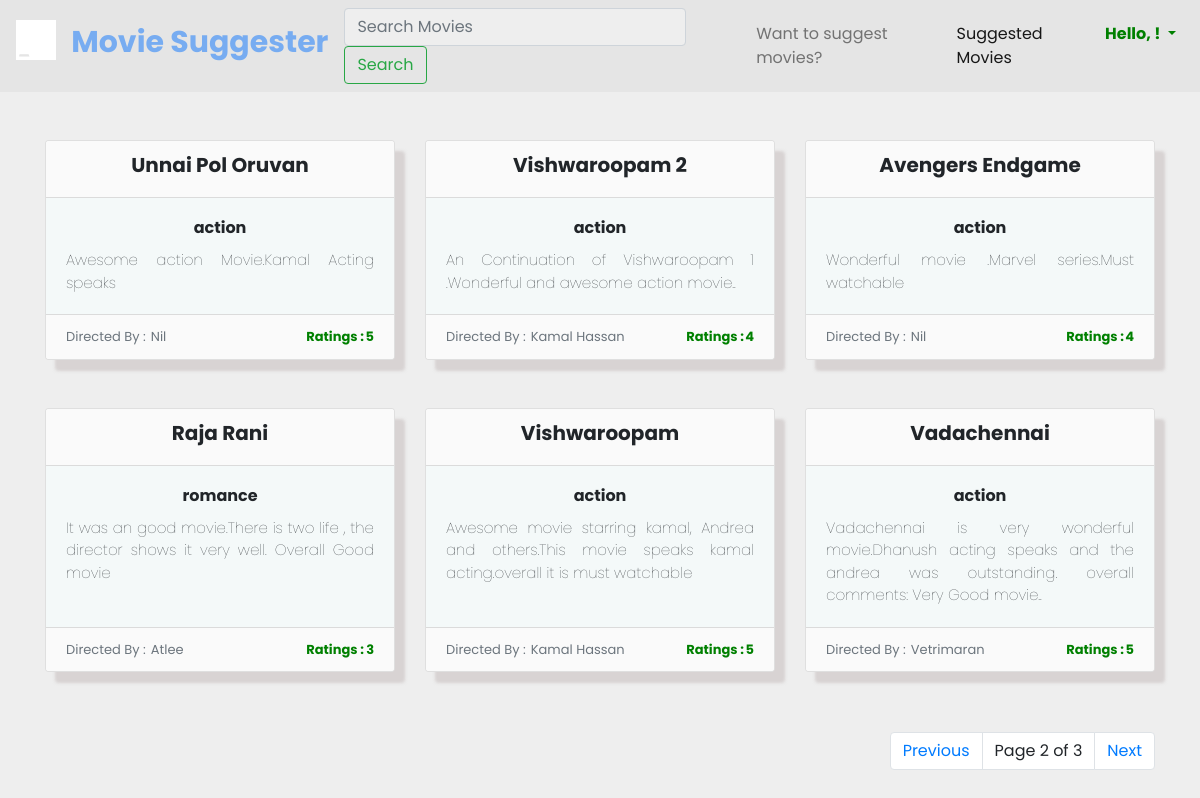
/ratedmovies?page=2, run on the app's committed database.
### movierater/models.py (models this page shows)
class Rater(models.Model):
    error_css_class = "error"
    Movie_Name = models.CharField(max_length=100)
    Genre = models.CharField(max_length=50, choices=GENRE_TYPES)
    Directed_By= models.CharField(max_length=100)
    Description= models.TextField()
    Rating = models.CharField(max_length=10, choices=RATING, null=True)

### movierater/views.py (the view, shortened to what this page needs)
# urls.py: path('ratedmovies', views.rated_movies, name="rated"),
def rated_movies(request):
    rated_movies = Rater.objects.all().order_by('-id')
    paginator=Paginator(rated_movies, 6)
    page=request.GET.get('page')
    try:
        books=paginator.page(page)
    except:
        books=paginator.page(1)
    return render(request, 'rated_movies.html', {
        "rated_movies":books, "page":page
    })

### movierater/templates/rated_movies.html (shortened to what this page needs)
{% load static %}
<!DOCTYPE html>
<html lang="en">
  <head>
    <link
      href="https://cdn.jsdelivr.net/npm/bootstrap@5.0.1/dist/css/bootstrap.min.css"
      rel="stylesheet"
    />
    <link
      rel="stylesheet"
      href="https://maxcdn.bootstrapcdn.com/bootstrap/4.0.0/css/bootstrap.min.css"
    />
    <link rel="stylesheet" href="{% static 'css/rated_movies.css' %}" />
  </head>
  <body>
    <nav class="navbar navbar-expand-lg navbar-light mynav">
      <h3 class="navbar-brand" href="#">
        <img
          src="{% static 'images/34590-movie-theatre.gif' %}"
          width="40"
          height="40"
          class="d-inline-block align-top"
          alt=""
          style="background-color: #e5e5e5"
        />
        <span
          style="
            margin-left: 10px;
            font-size: 30px;
            font-weight: bolder;
            color: #77acf1;
          "
          >Movie Suggester</span
        >
      </h3>
      <div class="collapse navbar-collapse" id="navbarTogglerDemo02">
        <form class="form-inline my-2 my-lg-0" method="POST">
          <input
            class="form-control mr-sm-2"
            type="search"
            placeholder="Search Movies"
            aria-label="Search"
            name="search_movie"
            style="background-color: #eee"
          />
          <button class="btn btn-outline-success my-2 my-sm-0" type="submit">
            Search
          </button>
        </form>
        <ul class="navbar-nav ml-auto">
          <li class="nav-item">
            <a class="nav-link" href="{% url 'home' %}"
              >Want to suggest movies? <span class="sr-only">(current)</span></a
            >
          </li>
          <li class="nav-item active">
            <a class="nav-link" href="{% url 'rated' %}">Suggested Movies</a>
          </li>
          <li class="nav-item">
            <div class="collapse navbar-collapse" id="navbarNavDarkDropdown">
              <ul class="navbar-nav">
                <li class="nav-item dropdown">
                  <a
                    class="nav-link dropdown-toggle"
                    href="#"
                    id="navbarDarkDropdownMenuLink"
                    role="button"
                    data-bs-toggle="dropdown"
                    aria-expanded="false"
                    style="color: green; font-weight: bold"
                  >
                    Hello, {{request.user.username}}!
                  </a>
                </li>
              </ul>
            </div>
          </li>
        </ul>
      </div>
    </nav>
    <div class="container">
      <div class="row">
        {% for model in rated_movies %}
        <div class="col-lg-4 col-md-6 col-sm-12 mt-5">
          <div class="card text-center h-100">
            <div class="card-header" style="background-color: #fafafa">
              <h3 class="Title">{{model.Movie_Name}}</h3>
            </div>
            <div class="card-body" style="background-color: #f4f9f9">
              <h5 class="card-title Genre">{{model.Genre}}</h5>
              <p class="card-text Description">{{model.Description}}</p>
            </div>
            <div
              class="card-footer text-muted"
              style="background-color: #fafafa"
            >
              <span class="director">Directed By :</span>
              <span class="direct-name"> {{model.Directed_By}}</span>
              <span class="Rating">Ratings :</span>
              <span class="Rating-rate">{{model.Rating}}</span>
            </div>
          </div>
        </div>
        {% endfor %}
      </div>
    </div>
     {% include 'pagination.html' with page=rated_movies %}
  </body>
</html>

### movierater/static/css/rated_movies.css (style rules this page uses)
body { margin:30px; background:#eee; font-family: 'Poppins', sans-serif !important; }
.mynav { background-color: #e5e5e5; }
.Title { font-size: 20px; font-weight: bolder; }
.Genre { font-size: 16px; font-weight: bold; text-transform:lowercase; }
.Description { font-size: 15px; font-weight: lighter; text-align: justify; }
.director { font-size: 13px; float: left; }
.direct-name { font-size: 13px; float: left; padding-left:5px }
.Rating { font-size: 13px; position: absolute; right: 30px; color: green; font-weight: bold; }
.Rating-rate { font-size: 13px; float: right; color: green; font-weight: bold; }
.card { box-shadow: 10px 11px 3px 0px rgba(194,185,185,0.51); -webkit-box-shadow: 10px 11px 3px 0px rgba(194,185,185,0.51); -moz-box-shadow: 10px 11px 3px 0px rgba(194,185,185,0.51);; }

### movierater/templates/pagination.html (style rules this page uses)
body { background: #eee; font-family: "Poppins", sans-serif !important; }

### data on the page
Rater: Movie_Name "Unnai Pol Oruvan", Genre "action", Description "Awesome action Movie.Kamal Acting speaks", Directed_By "Nil", Rating "5"
Rater: Movie_Name "Vishwaroopam 2", Genre "action", Description "An Continuation of Vishwaroopam 1 .Wonderful and awesome action movie..", Directed_By "Kamal Hassan", Rating "4"
Rater: Movie_Name "Avengers Endgame", Genre "action", Description "Wonderful movie .Marvel series.Must watchable", Directed_By "Nil", Rating "4"
Rater: Movie_Name "Raja Rani", Genre "romance", Description "It was an good movie.There is two life , the director shows it very well. Overall Good movie", Directed_By "Atlee", Rating "3"
Rater: Movie_Name "Vishwaroopam", Genre "action", Description "Awesome movie starring kamal, Andrea and others.This movie speaks kamal acting.overall it is must watchable", Directed_By "Kamal Hassan", Rating "5"
Rater: Movie_Name "Vadachennai", Genre "action", Description "Vadachennai is very wonderful movie.Dhanush acting speaks and the andrea was outstanding. overall comments: Very Good movie..", Directed_By "Vetrimaran", Rating "5"

### other printed values
{{ page.number }} "2"
{{ page.paginator.num_pages }} "3"
